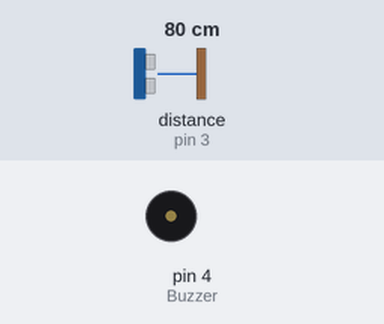
The sketch below on a simulated Arduino Uno, built with avr-gcc and run on an emulated ATmega328P. On the bench: buzzer (waves = sounding). Wiring (inferred from the names in the program): ultrasonic range finder: trigger pin 2; echo pin 3. Inputs (shaded band) come from the test bench; at power-on: distance to the obstacle (sensor on pin 3) 80 cm. The echo pulse lasts 58.3 µs per cm.

Above: at 1.2 s.
1.3 s: distance to the obstacle (sensor on pin 3) set to 33 cm
2.8 s: distance to the obstacle (sensor on pin 3) set to 27 cm
At 4.0 s:
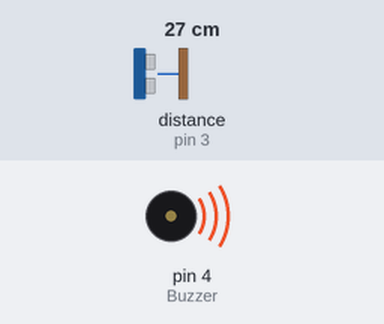
4.3 s: distance to the obstacle (sensor on pin 3) set to 35 cm
At 5.4 s:
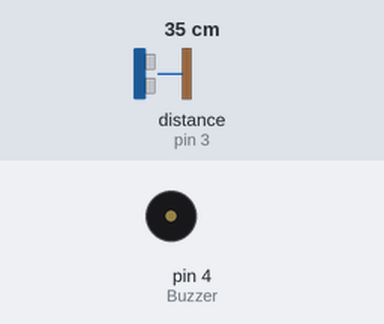
5.8 s: distance to the obstacle (sensor on pin 3) set to 2 cm
At 6.4 s:
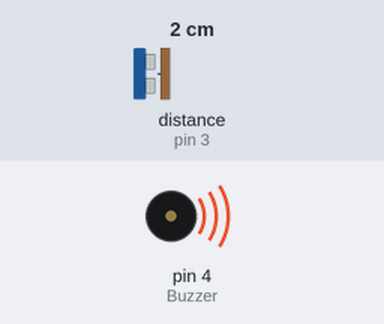
Timing chart, 0 to 8.3 s (numbered marks = the images above; inputs shaded):
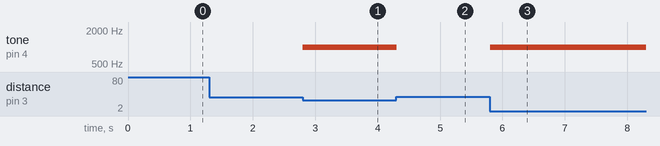

The sketch:

AlatBantuTunanetra.ino
```cpp
const int TrigPin = 2;
const int EchoPin = 3;
const int Buzzer = 4;

float fungsiJarak() {

  digitalWrite(TrigPin, HIGH);
  delayMicroseconds(10);
  digitalWrite(TrigPin, LOW);

  long durasi = pulseIn(EchoPin, HIGH);
  float jarak = durasi * 0.034 / 2;
  return jarak;
}

void setup() {

  pinMode(TrigPin, OUTPUT);
  pinMode(EchoPin, INPUT);
  pinMode(Buzzer, OUTPUT);

}

void loop() {

float jarak = fungsiJarak();

if(jarak <= 30){
  tone(Buzzer, 1000);
  }
else{
  noTone(Buzzer);
  }
}
```

Measured:
- the behaviour switches between 31 and 30 cm on distance to the obstacle (sensor on pin 3) (found by bisection; images 0 and 1)
- after the input at 1.3 s, every drawn part: stays the same
- after the input at 2.8 s, tone on pin 4 (Buzzer): silent → 1000 Hz at once
- after the input at 4.3 s, tone on pin 4 (Buzzer): 1000 Hz → silent at once
- after the input at 5.8 s, tone on pin 4 (Buzzer): silent → 1000 Hz at once
